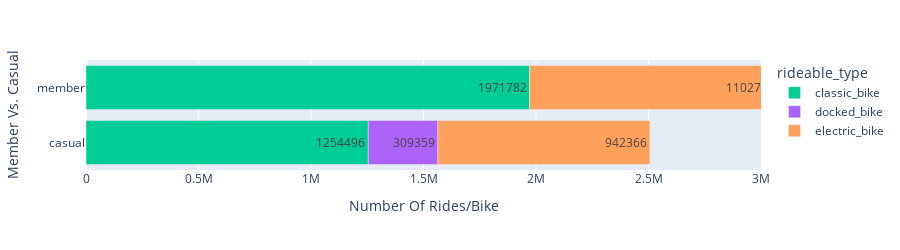

Here is the notebook cell this chart was saved with:
### Code cell
# Plotting..
px.bar(figure2, y = 'member_casual', x = 'ride_length',range_x = [0,3000000], color = 'rideable_type', height = 250,text = 'ride_length', 
        labels = {'ride_length': 'Number Of Rides/Bike', 'member_casual': 'Member Vs. Casual'},
        hover_name = 'member_casual', hover_data = {'member_casual': False, 'month': False, 'ride_length': True}, 
        color_discrete_map = {'casual': '#FFF8DC', 'member': '#00FFFF'})

### Figure 1 — Plotly figure (JSON) as saved in the notebook; plotly's stock layout.template omitted (floating-point values rounded to 4 significant figures)
{"data": [{"alignmentgroup": "True", "customdata": [[1254496], [1971782]], "hovertemplate": "<b>%{hovertext}</b><br><br>rideable_type=classic_bike<br>Number Of Rides/Bike=%{text}<extra></extra>", "hovertext": ["casual", "member"], "legendgroup": "classic_bike", "marker": {"color": "#00cc96", "pattern": {"shape": ""}}, "name": "classic_bike", "offsetgroup": "classic_bike", "orientation": "h", "showlegend": true, "text": [1254496, 1971782], "textposition": "auto", "type": "bar", "x": [1254496, 1971782], "xaxis": "x", "y": ["casual", "member"], "yaxis": "y"}, {"alignmentgroup": "True", "customdata": [[309359], [0]], "hovertemplate": "<b>%{hovertext}</b><br><br>rideable_type=docked_bike<br>Number Of Rides/Bike=%{text}<extra></extra>", "hovertext": ["casual", "member"], "legendgroup": "docked_bike", "marker": {"color": "#ab63fa", "pattern": {"shape": ""}}, "name": "docked_bike", "offsetgroup": "docked_bike", "orientation": "h", "showlegend": true, "text": [309359, 0], "textposition": "auto", "type": "bar", "x": [309359, 0], "xaxis": "x", "y": ["casual", "member"], "yaxis": "y"}, {"alignmentgroup": "True", "customdata": [[942366], [1102733]], "hovertemplate": "<b>%{hovertext}</b><br><br>rideable_type=electric_bike<br>Number Of Rides/Bike=%{text}<extra></extra>", "hovertext": ["casual", "member"], "legendgroup": "electric_bike", "marker": {"color": "#FFA15A", "pattern": {"shape": ""}}, "name": "electric_bike", "offsetgroup": "electric_bike", "orientation": "h", "showlegend": true, "text": [942366, 1102733], "textposition": "auto", "type": "bar", "x": [942366, 1102733], "xaxis": "x", "y": ["casual", "member"], "yaxis": "y"}], "layout": {"barmode": "relative", "height": 250, "legend": {"title": {"text": "rideable_type"}, "tracegroupgap": 0}, "margin": {"t": 60}, "xaxis": {"anchor": "y", "domain": [0, 1], "range": [0, 3000000], "title": {"text": "Number Of Rides/Bike"}}, "yaxis": {"anchor": "x", "domain": [0, 1], "title": {"text": "Member Vs. Casual"}}}}
